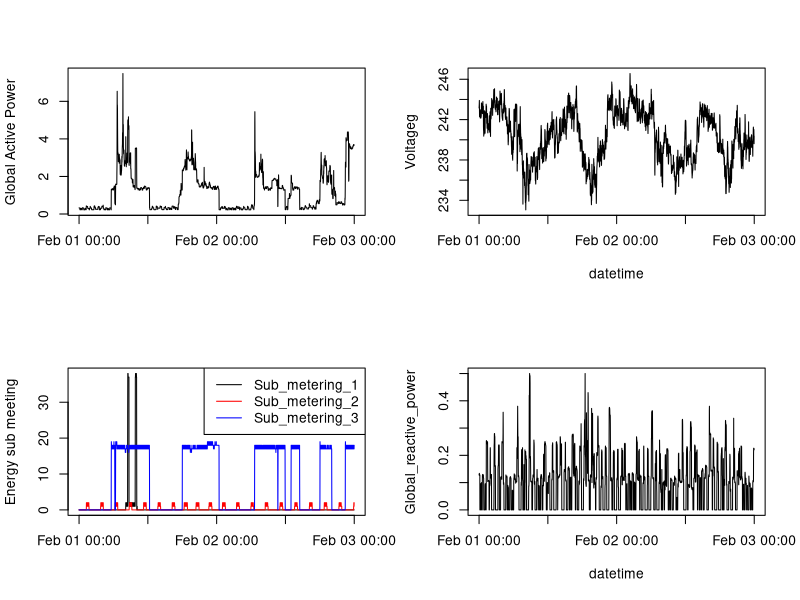

Write R code to recreate this figure.
# exploratoryAnalysis Project 1
library(lubridate)
setwd("/home/xcheng0907/GoogleDrive/Courses/DataScience_Coursera/ExploratoryAnalysis/ExData_Plotting1")

# read the data 
hpc = read.table("./data/small_data.txt", header=T, sep=";", na.strings = "?")
hpc$date_time = ymd(hpc$Date) + hms(hpc$Time)

# plotting 2
png(filename='plot4.png',width=480,height=480, units='px')
par(mfrow=c(2,2))
with(hpc, plot(date_time, Global_active_power, type='l', ylab="Global Active Power", xlab=""))

with(hpc, plot(date_time, Voltage, type='l', col="black", ylab="Voltageg", xlab="datetime"))

with(hpc, plot(date_time, Sub_metering_1, type='l', col="black", ylab="Energy sub meeting", xlab=""))
with(hpc, lines(date_time, Sub_metering_2, col='red'))
with(hpc, lines(date_time, Sub_metering_3, col='blue'))
legend("topright", lty='solid', col=c("black", "red","blue"), legend=c("Sub_metering_1", "Sub_metering_2", "Sub_metering_3"  ))

with(hpc, plot(date_time, Global_reactive_power, type='l', col="black", xlab="datetime"))

dev.off()

